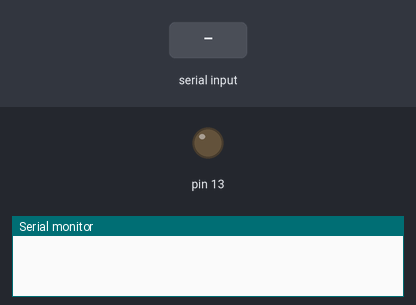
The sketch below on a simulated Arduino Uno, built with avr-gcc and run on an emulated ATmega328P. Shown: output pins drawn as LEDs (lit = HIGH), the last lines printed to the serial monitor. The inputs (shaded band) are chosen by the test bench.

Above: at 1.2 s.
1.3 s: "H" received over Serial
At 2.5 s:
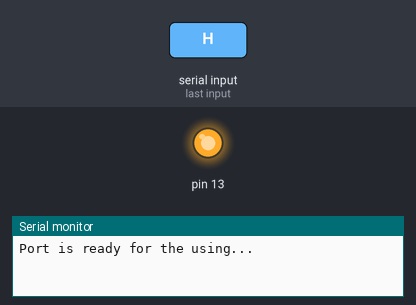
2.8 s: "L" received over Serial
At 3.6 s:
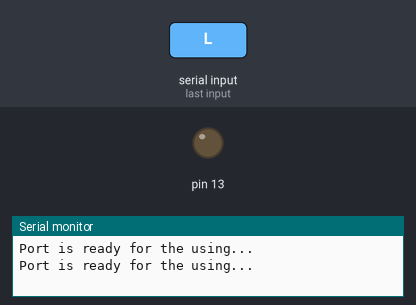
Timing chart, 0 to 5.8 s (numbered marks = the images above; inputs shaded):
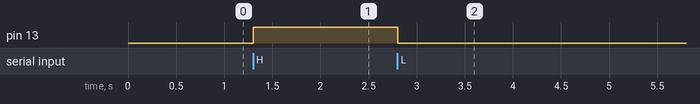

The sketch:

readData.ino
```cpp
void setup() {
  // put your setup code here, to run once:
  Serial.begin(9600);
  pinMode(13, OUTPUT);
}

void loop() {
  // put your main code here, to run repeatedly:
  if (Serial.available() > 0) {
    Serial.println("Port is ready for the using...");
    char input = Serial.read();
    if (input == 'H') {
     digitalWrite(13, HIGH);
    }
    if (input == 'L') {
     digitalWrite(13, LOW);
    }
  }
}
```

Measured:
- after the input at 1.3 s, pin 13: LOW → HIGH at once
- after the input at 2.8 s, pin 13: HIGH → LOW at once
